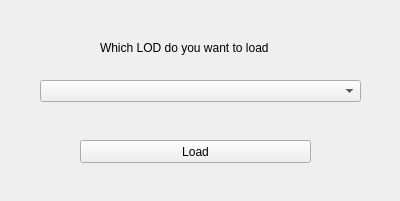
<?xml version="1.0" encoding="UTF-8"?>
<ui version="4.0">
 <class>windowSGLoadMegascans</class>
 <widget class="QWidget" name="windowSGLoadMegascans">
  <property name="geometry">
   <rect>
    <x>0</x>
    <y>0</y>
    <width>400</width>
    <height>201</height>
   </rect>
  </property>
  <property name="minimumSize">
   <size>
    <width>400</width>
    <height>201</height>
   </size>
  </property>
  <property name="maximumSize">
   <size>
    <width>400</width>
    <height>201</height>
   </size>
  </property>
  <property name="windowTitle">
   <string>Megascans LOD Chooser</string>
  </property>
  <widget class="QPushButton" name="button_sgLODLoadMegascans">
   <property name="geometry">
    <rect>
     <x>80</x>
     <y>140</y>
     <width>231</width>
     <height>23</height>
    </rect>
   </property>
   <property name="text">
    <string>Load</string>
   </property>
  </widget>
  <widget class="QComboBox" name="comboBox_sgLODMegascans">
   <property name="geometry">
    <rect>
     <x>40</x>
     <y>80</y>
     <width>321</width>
     <height>22</height>
    </rect>
   </property>
  </widget>
  <widget class="QLabel" name="label">
   <property name="geometry">
    <rect>
     <x>100</x>
     <y>40</y>
     <width>171</width>
     <height>16</height>
    </rect>
   </property>
   <property name="text">
    <string>Which LOD do you want to load :</string>
   </property>
  </widget>
 </widget>
 <resources/>
 <connections/>
</ui>
